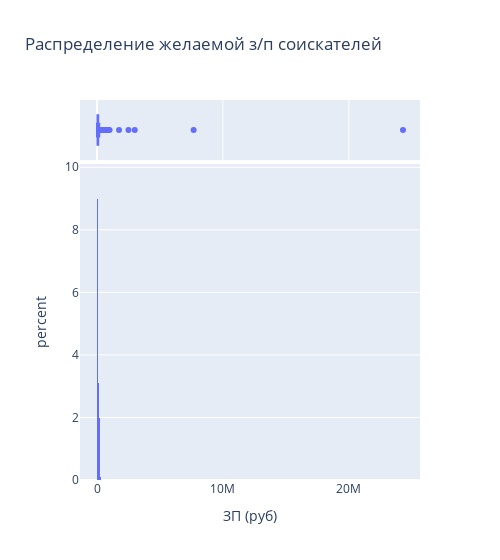

Write notebook code for a chart like this one.
### Markdown cell above
3. Постройте распределение признака **"ЗП (руб)"**. Опишите данное распределение, отвечая на следующие вопросы: каковы предельные значения признака, в каком примерном интервале находится заработная плата большинства соискателей? Есть ли аномалии для признака возраста? Обратите внимание на гигантские размеры желаемой заработной платы.
*Совет: постройте гистограмму и коробчатую диаграмму рядом.*

### Code cell
import pandas as pd
import plotly.express as px

# Загрузка данных
resume_data = pd.read_csv('data/dst-3.0_16_1_hh_database.csv', sep=';')
currency_data = pd.read_csv('data/ExchangeRates.csv')

# Преобразование дат
resume_data['Обновление резюме'] = pd.to_datetime(resume_data['Обновление резюме'], dayfirst=True).dt.date

# Указываем формат даты для currency_data
currency_data['date'] = pd.to_datetime(currency_data['date'], format='%d/%m/%y').dt.date

# Разделение столбца "ЗП" на сумму и валюту
resume_data[['ЗП сумма', 'ЗП валюта']] = resume_data['ЗП'].str.extract(r'([\d\s]+)\s*(\D+)')
resume_data['ЗП сумма'] = resume_data['ЗП сумма'].str.replace(' ', '', regex=True).astype(float)

# Преобразование валют в ISO-коды
currency_mapping = {
    'руб.': 'RUB',
    'USD': 'USD',
    'EUR': 'EUR',
    'KZT': 'KZT',
    'грн.': 'UAH',
    'бел.руб.': 'BYN'
}
resume_data['ЗП валюта'] = resume_data['ЗП валюта'].map(currency_mapping)

# Удаляем строки с пропусками в столбцах "ЗП сумма" или "ЗП валюта"
resume_data.dropna(subset=['ЗП сумма', 'ЗП валюта'], inplace=True)

# Объединение таблиц
merged_data = resume_data.merge(
    currency_data,
    left_on=['Обновление резюме', 'ЗП валюта'],
    right_on=['date', 'currency'],
    how='left'
)

# Заполнение курса для рубля (курс равен 1)
merged_data.loc[merged_data['ЗП валюта'] == 'RUB', ['close', 'proportion']] = [1, 1]

# Удаляем строки с пропусками в столбцах "close" или "proportion"
merged_data.dropna(subset=['close', 'proportion'], inplace=True)

# Перевод зарплаты в рубли
merged_data['ЗП (руб)'] = (merged_data['ЗП сумма'] * merged_data['close']) / merged_data['proportion']

# Удаляем строки с пропусками в столбце "ЗП (руб)"
merged_data.dropna(subset=['ЗП (руб)'], inplace=True)

# Очистка данных
columns_to_drop = ['ЗП', 'ЗП сумма', 'ЗП валюта', 'currency', 'date', 'close', 'proportion']
merged_data.drop(columns=columns_to_drop, inplace=True)

# Мода
mode_salary = merged_data['ЗП (руб)'].mode()[0]

# Минимум, максимум и IQR
min_salary = merged_data['ЗП (руб)'].min()
max_salary = merged_data['ЗП (руб)'].max()
q1 = merged_data['ЗП (руб)'].quantile(0.25)
q3 = merged_data['ЗП (руб)'].quantile(0.75)
iqr = q3 - q1

# Аномалии
outliers = merged_data[(merged_data['ЗП (руб)'] < lower_bound) | (merged_data['ЗП (руб)'] > upper_bound)]

# Соискатели с зарплатой выше 1 млн руб.
high_salary_count = merged_data[merged_data['ЗП (руб)'] > 1_000_000].shape[0]

# Гистограмма и коробчатая диаграмма
fig = px.histogram(
    data_frame=merged_data,
    x='ЗП (руб)',
    title='Распределение желаемой з/п соискателей',
    histnorm='percent',
    width=500,
    marginal='box'
)
fig.show()

# Вывод результатов
print(f"Мода распределения: {mode_salary} руб.")
print(f"Минимальная заработная плата: {min_salary} руб.")
print(f"Максимальная заработная плата: {max_salary} руб.")
print(f"Количество соискателей с зарплатой выше 1 млн руб.: {high_salary_count}")

### Figure 1 — Plotly figure (JSON) as saved in the notebook; plotly's stock layout.template omitted (floating-point values rounded to 4 significant figures; data arrays with more than 128 entries replaced by an {"elided": "..."} marker saying what was removed)
{"data": [{"alignmentgroup": "True", "bingroup": "x", "histnorm": "percent", "hovertemplate": "ЗП (руб)=%{x}<br>percent=%{y}<extra></extra>", "legendgroup": "", "marker": {"color": "#636efa", "pattern": {"shape": ""}}, "name": "", "offsetgroup": "", "orientation": "v", "showlegend": false, "type": "histogram", "x": {"elided": "44715 float values"}, "xaxis": "x", "yaxis": "y"}, {"alignmentgroup": "True", "hovertemplate": "ЗП (руб)=%{x}<extra></extra>", "legendgroup": "", "marker": {"color": "#636efa"}, "name": "", "notched": true, "offsetgroup": "", "showlegend": false, "type": "box", "x": {"elided": "44715 float values"}, "xaxis": "x2", "yaxis": "y2"}], "layout": {"barmode": "relative", "legend": {"tracegroupgap": 0}, "title": {"text": "Распределение желаемой з/п соискателей"}, "width": 500, "xaxis": {"anchor": "y", "domain": [0, 1], "title": {"text": "ЗП (руб)"}}, "xaxis2": {"anchor": "y2", "domain": [0, 1], "matches": "x", "showgrid": true, "showticklabels": false}, "yaxis": {"anchor": "x", "domain": [0, 0.8316], "title": {"text": "percent"}}, "yaxis2": {"anchor": "x2", "domain": [0.8416, 1], "matches": "y2", "showgrid": false, "showline": false, "showticklabels": false, "ticks": ""}}}
